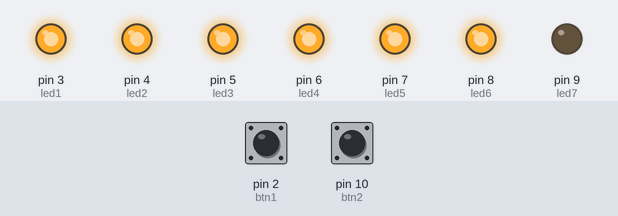
The sketch below on a simulated Arduino Uno, built with avr-gcc and run on an emulated ATmega328P. On the bench: output pins drawn as LEDs (lit = HIGH). Dashed ring = blinking. The inputs (shaded band) are chosen by the test bench; at power-on: pin 2 (btn1) HIGH, pin 10 (btn2) HIGH.

Above: at 1.2 s.
1.3 s: pin 2 (btn1) pulled LOW for 3.2 s
At 5.7 s:
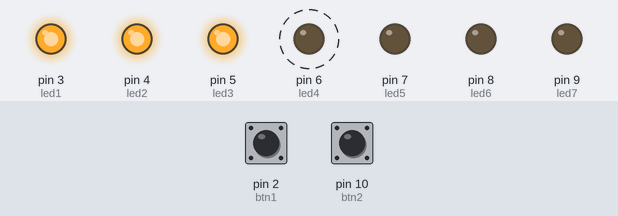
6.0 s: pin 2 (btn1) pulled LOW for 0.15 s
At 7.3 s:
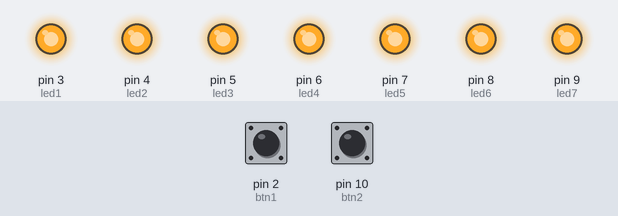
8.0 s: pin 2 (btn1) pulled LOW for 1 s
At 8.9 s:
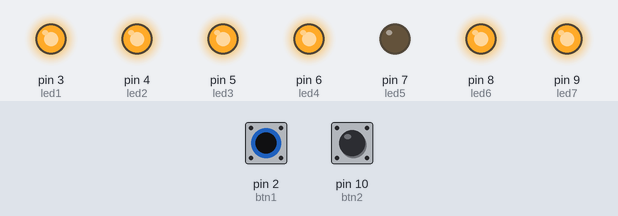
10.5 s: pin 10 (btn2) pulled LOW for 3.2 s
At 15.2 s:
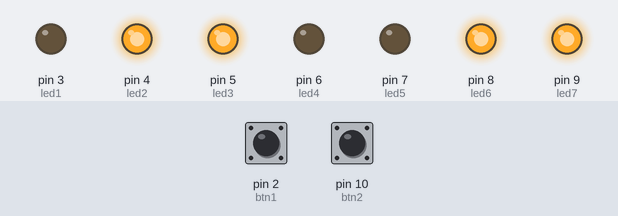
15.5 s: pin 10 (btn2) pulled LOW for 0.15 s
At 17.0 s:
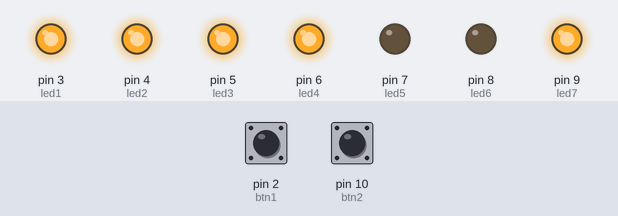
17.5 s: pin 10 (btn2) pulled LOW for 1 s
At 18.9 s:
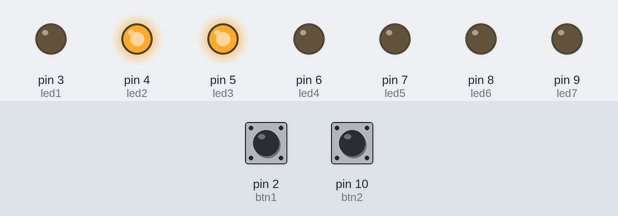
Timing chart, 0 to 20.5 s (numbered marks = the images above; inputs shaded):
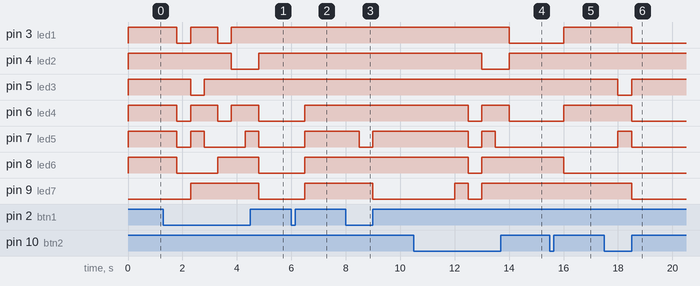

The sketch:

Lanjut_4_7Segment.ino
```cpp
int btn1 = 2;
int btn2 = 10;
int led1 = 3;
int led2 = 4;
int led3 = 5;
int led4 = 6;
int led5 = 7;
int led6 = 8;
int led7 = 9;
//int menitDelay = 2000;
//int test;
int a;
bool btnActive;
bool btnNonActive;

void setup() {
  // put your setup code here, to run once:
  pinMode(btn1, INPUT);

  // 7 Segment
  pinMode(led1, OUTPUT);
  pinMode(led2, OUTPUT);
  pinMode(led3, OUTPUT);
  pinMode(led4, OUTPUT);
  pinMode(led5, OUTPUT);
  pinMode(led6, OUTPUT);
  pinMode(led7, OUTPUT);

//  Serial.begin(9600);
}

// fungsi angka 0
uint8_t Angka0() {
  digitalWrite(led1, HIGH);
  digitalWrite(led2, HIGH);
  digitalWrite(led3, HIGH);
  digitalWrite(led4, HIGH);
  digitalWrite(led5, HIGH);
  digitalWrite(led6, HIGH);
  digitalWrite(led7, LOW);
//  delay(menitDelay);
}

// fungsi angka 1
uint8_t Angka1() {
  digitalWrite(led1, LOW);
  digitalWrite(led2, HIGH);
  digitalWrite(led3, HIGH);
  digitalWrite(led4, LOW);
  digitalWrite(led5, LOW);
  digitalWrite(led6, LOW);
  digitalWrite(led7, LOW);
//  delay(menitDelay);
}

// fungsi angka 2
uint8_t Angka2() {
  digitalWrite(led1, HIGH);
  digitalWrite(led2, HIGH);
  digitalWrite(led3, LOW);
  digitalWrite(led4, HIGH);
  digitalWrite(led5, HIGH);
  digitalWrite(led6, LOW);
  digitalWrite(led7, HIGH);
//  delay(menitDelay);
}

// fungsi angka 3
uint8_t Angka3() {
  digitalWrite(led1, HIGH);
  digitalWrite(led2, HIGH);
  digitalWrite(led3, HIGH);
  digitalWrite(led4, HIGH);
  digitalWrite(led5, LOW);
  digitalWrite(led6, LOW);
  digitalWrite(led7, HIGH);
//  delay(menitDelay);
}

// fungsi angka 4
uint8_t Angka4() {
  digitalWrite(led1, LOW);
  digitalWrite(led2, HIGH);
  digitalWrite(led3, HIGH);
  digitalWrite(led4, LOW);
  digitalWrite(led5, LOW);
  digitalWrite(led6, HIGH);
  digitalWrite(led7, HIGH);
//  delay(menitDelay);
}

// fungsi angka 5
uint8_t Angka5() {
  digitalWrite(led1, HIGH);
  digitalWrite(led2, LOW);
  digitalWrite(led3, HIGH);
  digitalWrite(led4, HIGH);
  digitalWrite(led5, LOW);
  digitalWrite(led6, HIGH);
  digitalWrite(led7, HIGH);
//  delay(menitDelay);
}

// fungsi angka 6
uint8_t Angka6() {
  digitalWrite(led1, HIGH);
  digitalWrite(led2, LOW);
  digitalWrite(led3, HIGH);
  digitalWrite(led4, HIGH);
  digitalWrite(led5, HIGH);
  digitalWrite(led6, HIGH);
  digitalWrite(led7, HIGH);
//  delay(menitDelay);
}

// fungsi angka 7
uint8_t Angka7() {
  digitalWrite(led1, HIGH);
  digitalWrite(led2, HIGH);
  digitalWrite(led3, HIGH);
  digitalWrite(led4, LOW);
  digitalWrite(led5, LOW);
  digitalWrite(led6, LOW);
  digitalWrite(led7, LOW);
//  delay(menitDelay);
}

// fungsi angka 8
uint8_t Angka8() {
  digitalWrite(led1, HIGH);
  digitalWrite(led2, HIGH);
  digitalWrite(led3, HIGH);
  digitalWrite(led4, HIGH);
  digitalWrite(led5, HIGH);
  digitalWrite(led6, HIGH);
  digitalWrite(led7, HIGH);
//  delay(menitDelay);
}

// fungsi angka 9
uint8_t Angka9() {
  digitalWrite(led1, HIGH);
  digitalWrite(led2, HIGH);
  digitalWrite(led3, HIGH);
  digitalWrite(led4, HIGH);
  digitalWrite(led5, LOW);
  digitalWrite(led6, HIGH);
  digitalWrite(led7, HIGH);
//  delay(menitDelay);
}

void loop() {
  // put your main code here, to run repeatedly:

    btnActive = digitalRead(btn1);
    btnNonActive = digitalRead(btn2);

    // Count Button
    if(btnActive == LOW){
     a++;
     delay(500);
     Serial.print(a);
    }

    if(btnNonActive == LOW){
     a--;
     delay(500);
     Serial.print(a);
    }

    if(a == 0){
      Angka0();
    }

    if(a == 1){
      Angka1();
    }

    if(a == 2){
      Angka2();
    }

    if(a == 3){
      Angka3();
    }

    if(a == 4){
      Angka4();
    }

    if(a == 5){
      Angka5();
    }

    if(a == 6){
      Angka6();
    }

    if(a == 7){
      Angka7();
    }

    if(a == 8){
      Angka8();
    }

    if(a == 9){
      Angka9();
    }

    if(a == 10){
      a = 0;
    }

    if(a <= -2){
     a = 9;
    }

//  //  test
//  if(btnActive == LOW){
//    test = 1;
//    Serial.print(test);
//  } else {
//     test = 0;
//    Serial.print(test);
//  }
}
```

Measured:
- after the input at 1.3 s, pin 3 (led1): alternates HIGH for 1.0 s and LOW for 0.50 s, 4 changes in all, then stays HIGH, starting after 0.50 s; pin 4 (led2): HIGH → LOW after 2.5 s, → HIGH 1.0 s later
- after the input at 6.0 s, pin 6 (led4), pin 7 (led5), pin 8 (led6), pin 9 (led7): LOW → HIGH after 0.50 s
- after the input at 8.0 s, pin 7 (led5): HIGH → LOW after 0.50 s, → HIGH 0.50 s later; pin 9 (led7): HIGH → LOW after 1.0 s
- after the input at 10.5 s, pin 3 (led1): HIGH → LOW after 3.5 s; pin 4 (led2): HIGH → LOW after 2.5 s, → HIGH 1.0 s later; pin 6 (led4): HIGH → LOW after 2.0 s, → HIGH 0.50 s later, → LOW 1.0 s later; pin 7 (led5): HIGH → LOW after 2.0 s, → HIGH 0.50 s later, → LOW 0.50 s later; pin 8 (led6): HIGH → LOW after 2.0 s, → HIGH 0.50 s later
- after the input at 15.5 s, pin 3 (led1), pin 6 (led4): LOW → HIGH after 0.50 s; pin 8 (led6): HIGH → LOW after 0.50 s
- after the input at 17.5 s, pin 3 (led1), pin 6 (led4), pin 9 (led7): HIGH → LOW after 1.0 s; pin 5 (led3): HIGH → LOW after 0.50 s, → HIGH 0.50 s later; pin 7 (led5): LOW → HIGH after 0.50 s, → LOW 0.50 s later
